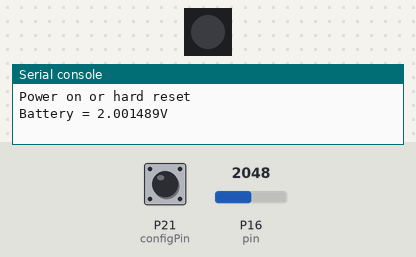
Recording of a program running on a simulated Pycom board running MicroPython. On the bench: 1 RGB LEDs in strip order, left to right, the last lines printed to the serial console. The inputs (shaded band) are chosen by the test bench; at power-on: P16 (pin) = 2048, P21 (configPin) HIGH (analog values on the 0–4095 scale). Library files of the repository ran but are not shown: 1 file(s).

Above: at 1.4 s.
At 5.15 s:
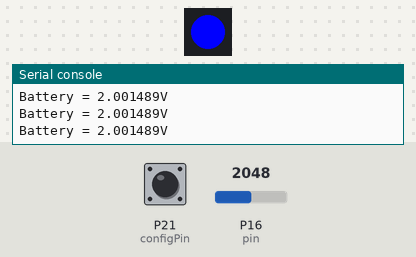
Timing chart, 0 to 5.5 s (numbered marks = the images above):
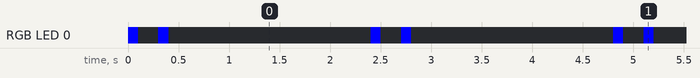

The program:

main.py
```python
import machine
from machine import Pin, ADC
import pycom
from utime import sleep

pycom.heartbeat(False)

if machine.reset_cause() == machine.DEEPSLEEP_RESET:
    print('Woke from a deep sleep')
else:
    print('Power on or hard reset')

adc = ADC()

# Config pin:
configPin = Pin('P21', Pin.IN, Pin.PULL_UP)

# vbatt pin:
vbatt = adc.channel(attn=1, pin='P16')

def battConversion():
    adcVoltage = vbatt()
    voltage = adcVoltage*3*1.334/4095

    return voltage

# Check for config mode:
configPin()

if configPin():
    while True:
        print('Battery = {}V'.format(battConversion()))

        # Do something
        pycom.rgbled(0x0000FF)
        sleep(0.1)
        pycom.rgbled(0x000000)
        sleep(0.2)
        pycom.rgbled(0x0000FF)
        sleep(0.1)
        pycom.rgbled(0x000000)
        sleep(2)

            # Go to sleep for 10 seconds

    # machine.deepsleep(600000)

print('Config Mode')
```

Measured:
- by itself, RGB LED 0: repeats every 2.4 s: off 0.20 s, RGB(0, 0, 255) 0.10 s, off 2.0 s, RGB(0, 0, 255) 0.10 s
- by itself, everything shown: repeats every 2.4 s, in 4 steps
